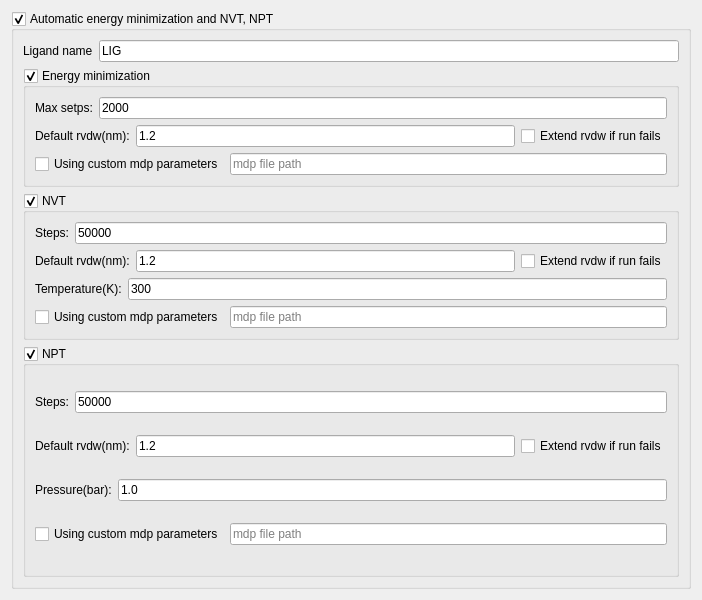
                  <widget class="QWidget" name="EM_NVT_NPT_seting">
                   <property name="geometry">
                    <rect>
                     <x>0</x>
                     <y>0</y>
                     <width>702</width>
                     <height>600</height>
                    </rect>
                   </property>
                   <attribute name="label">
                    <string>Energy minimization and system balance</string>
                   </attribute>
                   <layout class="QVBoxLayout" name="verticalLayout_30">
                    <item>
                     <widget class="QGroupBox" name="Auto_balance">
                      <property name="title">
                       <string>Automatic energy minimization and NVT, NPT</string>
                      </property>
                      <property name="checkable">
                       <bool>true</bool>
                      </property>
                      <layout class="QVBoxLayout" name="verticalLayout_31" stretch="0,0,0,1">
                       <item>
                        <layout class="QHBoxLayout" name="horizontalLayout_21">
                         <property name="rightMargin">
                          <number>0</number>
                         </property>
                         <item>
                          <widget class="QLabel" name="Ligand_name_set_label">
                           <property name="text">
                            <string>Ligand name</string>
                           </property>
                          </widget>
                         </item>
                         <item>
                          <widget class="QLineEdit" name="Ligand_name_set">
                           <property name="text">
                            <string>LIG</string>
                           </property>
                           <property name="placeholderText">
                            <string>LIG</string>
                           </property>
                          </widget>
                         </item>
                        </layout>
                       </item>
                       <item>
                        <widget class="QGroupBox" name="EM_Seting">
                         <property name="title">
                          <string>Energy minimization</string>
                         </property>
                         <property name="checkable">
                          <bool>true</bool>
                         </property>
                         <layout class="QVBoxLayout" name="verticalLayout_32">
                          <item>
                           <layout class="QHBoxLayout" name="horizontalLayout_22">
                            <property name="rightMargin">
                             <number>0</number>
                            </property>
                            <item>
                             <widget class="QLabel" name="EM_steps_label">
                              <property name="text">
                               <string>Max setps:</string>
                              </property>
                             </widget>
                            </item>
                            <item>
                             <widget class="QLineEdit" name="EM_steps">
                              <property name="text">
                               <string>2000</string>
                              </property>
                             </widget>
                            </item>
                           </layout>
                          </item>
                          <item>
                           <layout class="QHBoxLayout" name="horizontalLayout_26">
                            <property name="rightMargin">
                             <number>0</number>
                            </property>
                            <item>
                             <widget class="QLabel" name="EM_rvdw_label">
                              <property name="text">
                               <string>Default rvdw(nm):</string>
                              </property>
                             </widget>
                            </item>
                            <item>
                             <widget class="QLineEdit" name="EM_rvdw">
                              <property name="text">
                               <string>1.2</string>
                              </property>
                             </widget>
                            </item>
                            <item>
                             <widget class="QCheckBox" name="EM_extend_rvdw">
                              <property name="text">
                               <string>Extend rvdw if run fails</string>
                              </property>
                             </widget>
                            </item>
                           </layout>
                          </item>
                          <item>
                           <layout class="QHBoxLayout" name="horizontalLayout_30">
                            <item>
                             <widget class="QCheckBox" name="Check_custom_EM_mdp">
                              <property name="text">
                               <string>Using custom mdp parameters</string>
                              </property>
                             </widget>
                            </item>
                            <item>
                             <widget class="QLineEdit" name="Custom_EM_mdp">
                              <property name="placeholderText">
                               <string>mdp file path</string>
                              </property>
                             </widget>
                            </item>
                           </layout>
                          </item>
                         </layout>
                        </widget>
                       </item>
                       <item>
                        <widget class="QGroupBox" name="NVT_Seting">
                         <property name="title">
                          <string>NVT</string>
                         </property>
                         <property name="checkable">
                          <bool>true</bool>
                         </property>
                         <layout class="QVBoxLayout" name="verticalLayout_33">
                          <item>
                           <layout class="QHBoxLayout" name="horizontalLayout_23">
                            <property name="rightMargin">
                             <number>0</number>
                            </property>
                            <item>
                             <widget class="QLabel" name="NVT_step_label">
                              <property name="text">
                               <string>Steps:</string>
                              </property>
                             </widget>
                            </item>
                            <item>
                             <widget class="QLineEdit" name="NVT_step">
                              <property name="text">
                               <string>50000</string>
                              </property>
                             </widget>
                            </item>
                           </layout>
                          </item>
                          <item>
                           <layout class="QHBoxLayout" name="horizontalLayout_24">
                            <property name="rightMargin">
                             <number>0</number>
                            </property>
                            <item>
                             <widget class="QLabel" name="NVT_rvdw_label">
                              <property name="text">
                               <string>Default rvdw(nm):</string>
                              </property>
                             </widget>
                            </item>
                            <item>
                             <widget class="QLineEdit" name="NVT_rvdw">
                              <property name="text">
                               <string>1.2</string>
                              </property>
                             </widget>
                            </item>
                            <item>
                             <widget class="QCheckBox" name="NVT_extend_rvdw">
                              <property name="text">
                               <string>Extend rvdw if run fails</string>
                              </property>
                             </widget>
                            </item>
                           </layout>
                          </item>
                          <item>
                           <layout class="QHBoxLayout" name="horizontalLayout_25">
                            <property name="rightMargin">
                             <number>0</number>
                            </property>
                            <item>
                             <widget class="QLabel" name="NVT_Tem_label">
                              <property name="text">
                               <string>Temperature(K):</string>
                              </property>
                             </widget>
                            </item>
                            <item>
                             <widget class="QLineEdit" name="NVT_Tem">
                              <property name="text">
                               <string>300</string>
                              </property>
                             </widget>
                            </item>
                           </layout>
                          </item>
                          <item>
                           <layout class="QHBoxLayout" name="horizontalLayout_31">
                            <item>
                             <widget class="QCheckBox" name="Check_custum_NVT_file">
                              <property name="text">
                               <string>Using custom mdp parameters</string>
                              </property>
                             </widget>
                            </item>
                            <item>
                             <widget class="QLineEdit" name="NVT_mdp_file">
                              <property name="placeholderText">
                               <string>mdp file path</string>
                              </property>
                             </widget>
                            </item>
                           </layout>
                          </item>
                         </layout>
                        </widget>
                       </item>
                       <item>
                        <widget class="QGroupBox" name="NPT_Seting">
                         <property name="title">
                          <string>NPT</string>
                         </property>
                         <property name="flat">
                          <bool>false</bool>
                         </property>
                         <property name="checkable">
                          <bool>true</bool>
                         </property>
                         <layout class="QVBoxLayout" name="verticalLayout_34">
                          <item>
                           <layout class="QHBoxLayout" name="horizontalLayout_27">
                            <property name="rightMargin">
                             <number>0</number>
                            </property>
                            <item>
                             <widget class="QLabel" name="NPT_Setps_labe">
                              <property name="text">
                               <string>Steps:</string>
                              </property>
                             </widget>
                            </item>
                            <item>
                             <widget class="QLineEdit" name="NPT_Setps">
                              <property name="sizePolicy">
                               <sizepolicy hsizetype="Minimum" vsizetype="Fixed">
                                <horstretch>200</horstretch>
                                <verstretch>0</verstretch>
                               </sizepolicy>
                              </property>
                              <property name="text">
                               <string>50000</string>
                              </property>
                             </widget>
                            </item>
                           </layout>
                          </item>
                          <item>
                           <layout class="QHBoxLayout" name="horizontalLayout_28">
                            <property name="rightMargin">
                             <number>0</number>
                            </property>
                            <item>
                             <widget class="QLabel" name="NPT_rvdw_label">
                              <property name="text">
                               <string>Default rvdw(nm):</string>
                              </property>
                             </widget>
                            </item>
                            <item>
                             <widget class="QLineEdit" name="NPT_rvdw">
                              <property name="text">
                               <string comment="1.2">1.2</string>
                              </property>
                             </widget>
                            </item>
                            <item>
                             <widget class="QCheckBox" name="NPT_extend_rvdw">
                              <property name="text">
                               <string>Extend rvdw if run fails</string>
                              </property>
                             </widget>
                            </item>
                           </layout>
                          </item>
                          <item>
                           <layout class="QHBoxLayout" name="horizontalLayout_29">
                            <property name="rightMargin">
                             <number>0</number>
                            </property>
                            <item>
                             <widget class="QLabel" name="NPT_pres_label">
                              <property name="text">
                               <string>Pressure(bar):</string>
                              </property>
                             </widget>
                            </item>
                            <item>
                             <widget class="QLineEdit" name="NPT_pres">
                              <property name="text">
                               <string>1.0</string>
                              </property>
                             </widget>
                            </item>
                           </layout>
                          </item>
                          <item>
                           <layout class="QHBoxLayout" name="horizontalLayout_32">
                            <item>
                             <widget class="QCheckBox" name="Check_NPT_mdp_file">
                              <property name="text">
                               <string>Using custom mdp parameters</string>
                              </property>
                             </widget>
                            </item>
                            <item>
                             <widget class="QLineEdit" name="NPT_mdp_file_path">
                              <property name="placeholderText">
                               <string>mdp file path</string>
                              </property>
                             </widget>
                            </item>
                           </layout>
                          </item>
                         </layout>
                        </widget>
                       </item>
                      </layout>
                     </widget>
                    </item>
                   </layout>
                  </widget>
